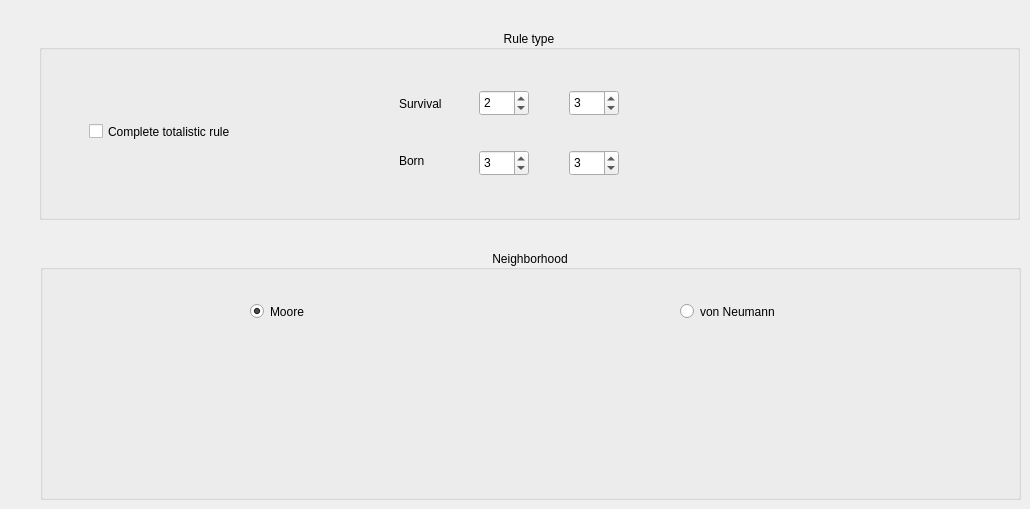
      <widget class="QWidget" name="tab_eval">
       <attribute name="title">
        <string>Evaluation</string>
       </attribute>
       <widget class="QGroupBox" name="groupRuleType">
        <property name="geometry">
         <rect>
          <x>39</x>
          <y>30</y>
          <width>981</width>
          <height>190</height>
         </rect>
        </property>
        <property name="title">
         <string>Rule type</string>
        </property>
        <property name="alignment">
         <set>Qt::AlignCenter</set>
        </property>
        <widget class="QSpinBox" name="born_min">
         <property name="geometry">
          <rect>
           <x>440</x>
           <y>120</y>
           <width>50</width>
           <height>26</height>
          </rect>
         </property>
         <property name="focusPolicy">
          <enum>Qt::WheelFocus</enum>
         </property>
         <property name="maximum">
          <number>8</number>
         </property>
         <property name="value">
          <number>3</number>
         </property>
        </widget>
        <widget class="QSpinBox" name="born_max">
         <property name="geometry">
          <rect>
           <x>530</x>
           <y>120</y>
           <width>50</width>
           <height>26</height>
          </rect>
         </property>
         <property name="maximum">
          <number>8</number>
         </property>
         <property name="value">
          <number>3</number>
         </property>
        </widget>
        <widget class="QSpinBox" name="survive_min">
         <property name="geometry">
          <rect>
           <x>440</x>
           <y>60</y>
           <width>50</width>
           <height>26</height>
          </rect>
         </property>
         <property name="maximum">
          <number>9</number>
         </property>
         <property name="value">
          <number>2</number>
         </property>
        </widget>
        <widget class="QSpinBox" name="survive_max">
         <property name="geometry">
          <rect>
           <x>530</x>
           <y>60</y>
           <width>50</width>
           <height>26</height>
          </rect>
         </property>
         <property name="maximum">
          <number>8</number>
         </property>
         <property name="value">
          <number>3</number>
         </property>
        </widget>
        <widget class="QLabel" name="label">
         <property name="geometry">
          <rect>
           <x>360</x>
           <y>120</y>
           <width>80</width>
           <height>21</height>
          </rect>
         </property>
         <property name="text">
          <string>Born</string>
         </property>
        </widget>
        <widget class="QLabel" name="label_2">
         <property name="geometry">
          <rect>
           <x>360</x>
           <y>65</y>
           <width>80</width>
           <height>17</height>
          </rect>
         </property>
         <property name="text">
          <string>Survival</string>
         </property>
        </widget>
        <widget class="QCheckBox" name="check_Totalistic">
         <property name="geometry">
          <rect>
           <x>50</x>
           <y>90</y>
           <width>191</width>
           <height>23</height>
          </rect>
         </property>
         <property name="text">
          <string>Complete totalistic rule</string>
         </property>
        </widget>
       </widget>
       <widget class="QGroupBox" name="groupNeighborhood">
        <property name="geometry">
         <rect>
          <x>40</x>
          <y>250</y>
          <width>981</width>
          <height>250</height>
         </rect>
        </property>
        <property name="title">
         <string>Neighborhood</string>
        </property>
        <property name="alignment">
         <set>Qt::AlignCenter</set>
        </property>
        <widget class="QRadioButton" name="radio_von">
         <property name="geometry">
          <rect>
           <x>640</x>
           <y>50</y>
           <width>150</width>
           <height>23</height>
          </rect>
         </property>
         <property name="text">
          <string>von Neumann</string>
         </property>
         <property name="checked">
          <bool>false</bool>
         </property>
        </widget>
        <widget class="QRadioButton" name="radio_moore">
         <property name="geometry">
          <rect>
           <x>210</x>
           <y>50</y>
           <width>101</width>
           <height>23</height>
          </rect>
         </property>
         <property name="layoutDirection">
          <enum>Qt::LeftToRight</enum>
         </property>
         <property name="text">
          <string>Moore</string>
         </property>
         <property name="checked">
          <bool>true</bool>
         </property>
        </widget>
        <widget class="QLabel" name="label_moore">
         <property name="enabled">
          <bool>true</bool>
         </property>
         <property name="geometry">
          <rect>
           <x>190</x>
           <y>100</y>
           <width>120</width>
           <height>110</height>
          </rect>
         </property>
         <property name="text">
          <string/>
         </property>
         <property name="pixmap">
          <pixmap>../Image Resources/moore.png</pixmap>
         </property>
         <property name="scaledContents">
          <bool>true</bool>
         </property>
        </widget>
        <widget class="QLabel" name="label_von_neumann">
         <property name="enabled">
          <bool>false</bool>
         </property>
         <property name="geometry">
          <rect>
           <x>640</x>
           <y>100</y>
           <width>120</width>
           <height>110</height>
          </rect>
         </property>
         <property name="text">
          <string/>
         </property>
         <property name="pixmap">
          <pixmap>../Image Resources/vonNeumann.png</pixmap>
         </property>
         <property name="scaledContents">
          <bool>true</bool>
         </property>
        </widget>
        <zorder>radio_von</zorder>
        <zorder>radio_moore</zorder>
        <zorder>label_von_neumann</zorder>
        <zorder>label_moore</zorder>
       </widget>
      </widget>
